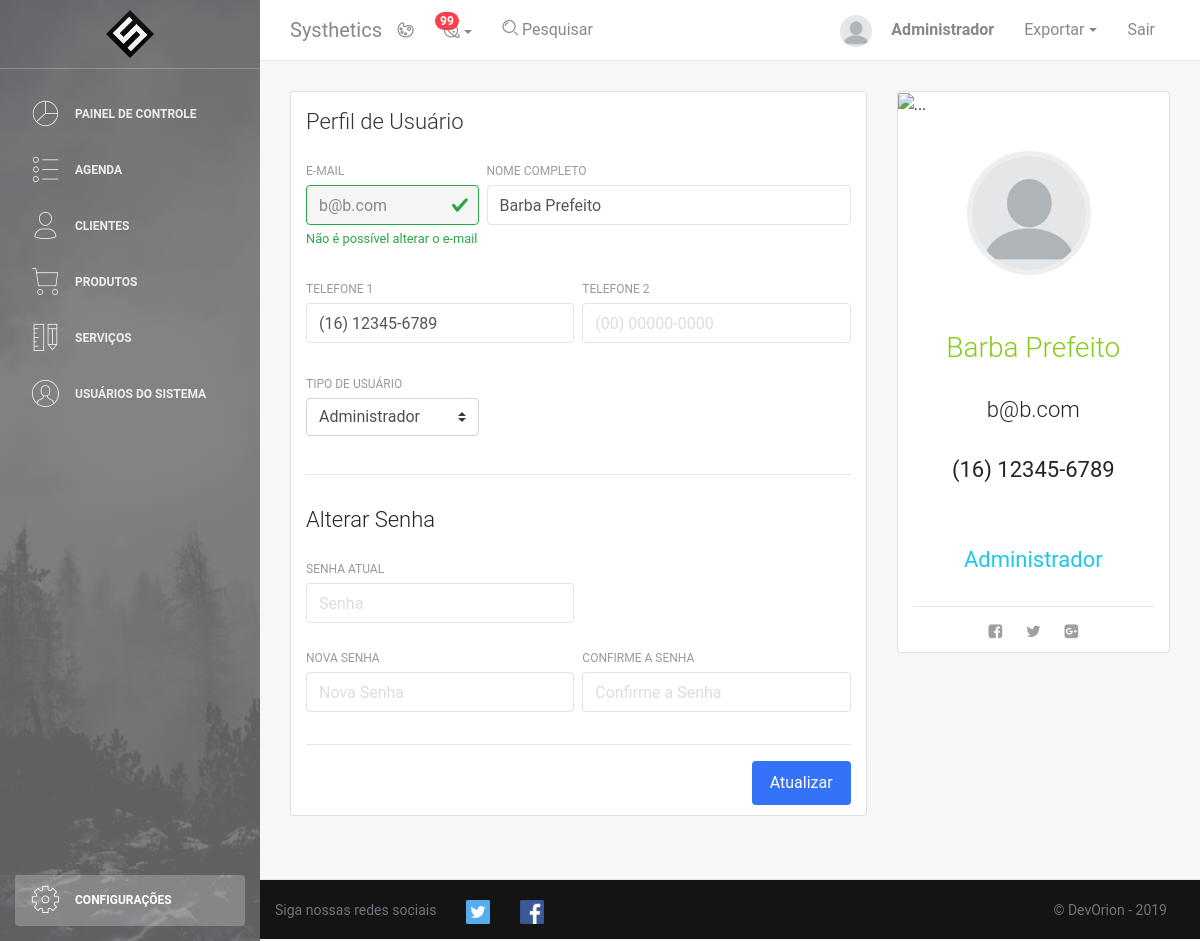
The page /perfilUsuario.php?id=2 (signed in) on the database its author committed.
### tables this page shows
CREATE TABLE IF NOT EXISTS Usuario (
	id INT AUTO_INCREMENT UNIQUE,
	email VARCHAR(64) NOT NULL,
	nome VARCHAR(128) NOT NULL,
	senha VARCHAR(64) NOT NULL,
	tel1 VARCHAR(16) NOT NULL,
	tel2 VARCHAR(16),
	admin TINYINT(1) DEFAULT 0,
	foto VARCHAR(256) DEFAULT "img/usuario/default.png",
	PRIMARY KEY(email)
);

### DAO/userDAO.php (called while the page is built, shortened)
<?php
    require("conn.php");
    class UserDAO{
        function getById($id){
            $conexao = conectar();
            $query = "SELECT id, email, nome, senha, tel1, tel2, admin, foto FROM usuario WHERE id = ?;";
            $stmt = mysqli_prepare($conexao,$query);
            mysqli_stmt_bind_param($stmt,"i",$id);
            $resultado = executar_SQL($conexao,$stmt);
            return lerResultado($resultado)[0];
        }
    }
?>

### DAO/conn.php (called while the page is built, shortened)
<?php
if(!function_exists('executar_SQL')){
    function executar_SQL($conexao, $stmt){
        mysqli_stmt_execute($stmt) or die("Falha ao executar a consulta: " . $stmt->error);
        $resultado = mysqli_stmt_get_result($stmt);
        return $resultado;
    }
}
if(!function_exists('lerResultado')){
    function lerResultado($resultado){
        $arrayResultado = [];
        for($i=0;$i<mysqli_num_rows($resultado);$i++){
            $arrayResultado[$i] = mysqli_fetch_assoc($resultado);
        }
        return $arrayResultado;
    }
}
?>

### perfilUsuario.php (the view, shortened to what this page needs)
<!DOCTYPE html>
<html lang="pt-br">
<head>
    <link rel="stylesheet" href="https://maxcdn.bootstrapcdn.com/font-awesome/latest/css/font-awesome.min.css" />
    <link href="css/user.css" rel="stylesheet">
    <link href="css/bootstrap.min.css" rel="stylesheet"/>
    <link href="css/light-bootstrap-dashboard.css" rel="stylesheet" />
    <link href="css/dashboard-style.css" rel="stylesheet" />
    <?php
        require "DAO/conn.php";
        require "DAO/userDAO.php";
        if(isset($_GET['id'])){
            $userDAO = new UserDAO();
            $usuario = $userDAO->getById($_GET['id']);
        }else{
            header('Location: usuarios.php');
        }
    ?>
</head>
<body>
    <?php require_once "php/printMenu.php"?>
        <div class="main-panel">
            <?php require_once "php/printNavbar.php"?>
            <div class="content">
                <div class="container-fluid">
                    <div class="row">
                        <div class="col-md-8">
                            <div class="card">
                                <div class="card-header">
                                    <h4 class="card-title">Perfil de Usuário</h4>
                                </div>
                                <div class="card-body">
                                    <form method="POST" action="php/atualizarUsuario.php">
                                        <div class="row">
                                            <div class="col-md-4 pr-1">
                                                <div class="form-group">
                                                    <label for="inputEmail">E-mail</label>
                                                    <input type="email" class="form-control inpt is-valid"  readonly id="inputEmail" name="inputEmail" placeholder="ex. jorge@ben.jor" value="<?php echo $usuario['email'] ;?>" autofocus>
                                                    <div class="valid-feedback">
                                                        Não é possível alterar o e-mail
                                                      </div>
                                                </div>
                                            </div>
                                            <div class="col-md-8 pl-1">
                                                <div class="form-group">
                                                    <label for="inputName">Nome Completo</label>
                                                    <input type="name" class="form-control inpt" id="inputName" value="<?php echo $usuario['nome'] ;?>" name="inputName" placeholder="ex. Jorge Ben Jor" required>
                                                </div>
                                            </div>
                                        </div>
                                        <div class="row">
                                            <div class="col-md-6 pr-1">
                                                <div class="form-group">
                                                    <label for="inputTel1">Telefone 1</label>
                                                    <input type="tel" class="form-control inpt" id="inputTel1" value="<?php echo $usuario['tel1'] ;?>" name="inputTel1" placeholder="(00) 00000-0000" required>
                                                </div>
                                            </div>
                                            <div class="col-md-6 pl-1">
                                                <div class="form-group">
                                                    <label for="inputTel2">Telefone 2</label>
                                                    <input type="tel" class="form-control inpt" id="inputTel2" value="<?php echo $usuario['tel2'] ;?>" name="inputTel2" placeholder="(00) 00000-0000">
                                                </div>
                                            </div>
                                        </div>
                                        <div class="row">
                                            <div class="col-md-4 pr-1">
                                                <div class="form-group">
                                                    <label for="inputTipo">Tipo de Usuário</label>
                                                    <select class="custom-select" name="inputTipo" id="inputTipo">
                                                      <option <?php if($usuario['admin'] == 1){echo 'selected=""'; }?> value="1">Administrador</option>
                                                    </select>
                                                </div>
                                            </div>
                                        </div>
                                        <hr>
                                        <h4>Alterar Senha</h4>
                                        <div class="row">
                                            <div class="col-md-6 pr-1">
                                                <div class="form-group">
                                                    <label for="inputCurrentPassword">Senha Atual</label>
                                                    <input type="password" class="form-control inpt" id="inputCurrentPassword" name="inputCurrentPassword" placeholder="Senha">
                                                </div>
                                            </div>
                                        </div>
                                        <div class="row">
                                            <div class="col pr-1">
                                                <div class="form-group">
                                                    <label for="inputPassword">Nova Senha</label>
                                                    <input type="password" class="form-control inpt" id="inputPassword" name="inputPassword" placeholder="Nova Senha">
                                                </div>
                                            </div>
                                            <div class="col pl-1">
                                                <div class="form-group">
                                                    <label for="inputConfirmPassword">Confirme a Senha</label>
                                                    <input type="password" class="form-control inpt" id="inputConfirmPassword" name="inputConfirmPassword" placeholder="Confirme a Senha">
                                                </div>
                                            </div>
                                        </div>
                                        <hr>
                                        <button type="submit" class="btn btn-primary btn-fill pull-right">Atualizar</button>
                                        <div class="clearfix"></div>
                                    </form>
                                </div>
                            </div>
                        </div>
                        <div class="col-md-4">
                            <div class="card card-user">
                                <div class="card-image">
                                    <img src="https://ununsplash.imgix.net/photo-1431578500526-4d9613015464?fit=crop&fm=jpg&h=300&q=75&w=400" alt="...">
                                </div>
                                <div class="card-body">
                                    <div class="author">
                                        <form id="formImagem" name="formImagem" action="php/atualizarImagem.php" method="POST" enctype="multipart/form-data">
                                            <label for="imagem">
                                                <p class="mt-1">
                                                    <img class="avatar pic border-gray imgperfil" src="<?php echo $usuario['foto'] ;?>" alt="profile">
                                                </p>
                                            </label>
                                        </form>
                                        <h5 class="text-success text-center"><strong><h3><?php echo $usuario['nome'] ;?></h3></strong></h5>
                                        <p class="description">
                                            <h4><?php echo $usuario['email'] ;?></h4>
                                        </p>
                                    </div>
                                    <p class="description text-center">
                                        <strong><h4 class="text-center">
                                        <?php echo $usuario['tel1'] ;?> <br>
                                        <?php echo $usuario['tel2'] ;?> <br>
                                        <br>
                                        <span class="text-info"> <?php if($usuario['admin'] == 0){echo 'Usuário Comum'; } else { echo 'Administrador';} ?> </span>
                                        </strong> </h4>
                                    </p>
                                </div>
                                <hr>
                                <div class="button-container mr-auto ml-auto">
                                    <button href="#" class="btn btn-simple btn-link btn-icon">
                                        <i class="fa fa-facebook-square"></i>
                                    </button>
                                    <button href="#" class="btn btn-simple btn-link btn-icon">
                                        <i class="fa fa-twitter"></i>
                                    </button>
                                    <button href="#" class="btn btn-simple btn-link btn-icon">
                                        <i class="fa fa-google-plus-square"></i>
                                    </button>
                                </div>
                            </div>
                        </div>
                    </div>
                </div>
            </div>
            <?php require_once "php/printFooter.php"?>
        </div>
    </div>
</body>
</html>

### css/user.css (style rules this page uses)
.pic { object-fit: cover; cursor: pointer; }

### rows shown on the page
usuario: inputEmail "b@b.com", inputName "Barba Prefeito", inputTel1 "(16) 12345-6789", inputTipo "Administrador", foto (placeholder picture), nome "Barba Prefeito", email "b@b.com", tel1 "(16) 12345-6789"

### other values the page prints
$firstname[0] "Administrador"
